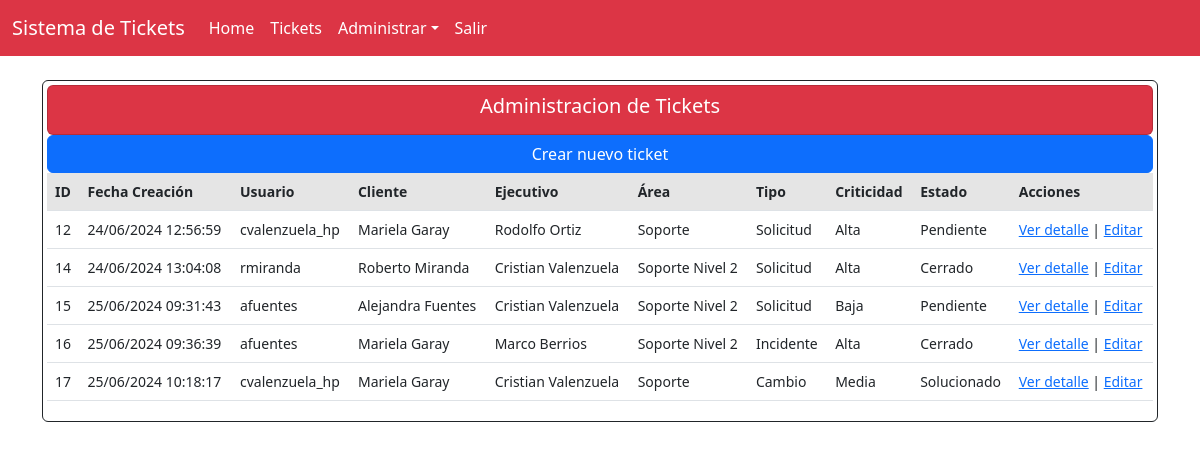
Screenshot of /home/tickets/ (signed in) with the database file from the repository.
### core/models.py (models this page shows, shortened)
class Ticket(models.Model):
    fecha_creacion = models.DateTimeField(auto_now_add=True)
    cliente = models.ForeignKey("Profile", on_delete=models.CASCADE, related_name='tickets_creados')
    ejecutivo = models.ForeignKey("Profile", on_delete=models.CASCADE, related_name='tickets_asignados')
    area = models.ForeignKey("Area", on_delete=models.CASCADE, verbose_name="Area", default = 'Ejecutivo Telefonico')
    tipo = models.ForeignKey("Tipo", on_delete=models.CASCADE, verbose_name="Tipo",default='Solicitud')
    criticidad = models.ForeignKey("Criticidad", on_delete=models.CASCADE, verbose_name="Criticidad",default='Media')
    estado = models.ForeignKey("Estado", on_delete=models.CASCADE, verbose_name="Estado", default=1)
    descripcion = models.TextField()
    observaciones = models.TextField(blank=True)
    user = models.ForeignKey(User,on_delete=models.CASCADE, verbose_name='Usuario', null=True)

class Profile(models.Model):
    user = models.OneToOneField(User, on_delete=models.CASCADE)
    nombre = models.CharField(max_length=255, blank=True, null=True)
    apellido = models.CharField(max_length=255, null=True, blank=True)
    email = models.EmailField(unique=True, blank=True)
    group = models.ForeignKey(Group, on_delete=models.CASCADE, verbose_name='Rol', default=2, null=True)
    is_active = models.BooleanField(default=True, null=True)
    location = models.CharField(max_length=30, blank=True, null=True)

class Area(models.Model):
    nombre_area = models.CharField(max_length=255, blank=False)
    def __str__(self):
        return self.nombre_area

class Tipo(models.Model):
    tipo_ticket = models.CharField(max_length=50, blank=False)
    def __str__(self):
        return self.tipo_ticket

class Criticidad(models.Model):
    nombre_criticidad = models.CharField(max_length=255, blank=False)
    def __str__(self):
        return self.nombre_criticidad

class Estado(models.Model):
    estado_ticket = models.CharField(max_length=55, blank=False)
    def __str__(self):
        return self.estado_ticket

### core/views.py (the view)
# urls.py: path('tickets/', vista_listar_tickets, name='tickets'),
@login_required
def vista_listar_tickets(request):
    tickets = Ticket.objects.all()
    return render(request, 'core/tickets/listar_tickets.html', {'tickets': tickets})

### core/templates/core/tickets/listar_tickets.html
{% extends 'core/base.html' %}
{% block content %}
{% if request.user.is_authenticated %}
<div class="row row-cols-1 row-cols-md-1 g-1">
    <div class="col">
        <div class="card border-dark mb-3 text-left p-1" style="max-width: auto;">
            <div class="card bg-danger p-2">
                <h5 class="text-white text-center">Administracion de Tickets</h5>
            </div>
            <a href="{% url 'crear_ticket' %}" class="btn btn-primary">Crear nuevo ticket</a>
            <div class="table-responsive small">
                <table class="table table-centered table-nowrap table-hover">
                    <thead class="thead-light table-active">
                        <tr>
                            <th>ID</th>
                            <th>Fecha Creación</th>
                            <th>Usuario</th>
                            <th>Cliente</th>
                            <th>Ejecutivo</th>
                            <th>Área</th>
                            <th>Tipo</th>
                            <th>Criticidad</th>
                            <th>Estado</th>
                            <th>Acciones</th>
                        </tr>
                    </thead>
                    <tbody>
                        {% for ticket in tickets %}
                        <tr>
                            <td>{{ ticket.id }}</td>
                            <td>{{ ticket.fecha_creacion | date:"d/m/Y H:i:s" }}</td>
                            <td>{{ ticket.user }}
                            <td>{{ ticket.cliente.nombre }} {{ ticket.cliente.apellido }}</td>
                            <td>{{ ticket.ejecutivo.nombre }} {{ ticket.ejecutivo.apellido }}</td>
                            <td>{{ ticket.area }}</td>
                            <td>{{ ticket.tipo }}</td>
                            <td>{{ ticket.criticidad }}</td>
                            <td>{{ ticket.estado }}</td>
                            <td>
                                <a href="{% url 'detalle_ticket' ticket.pk  %}" target='_blank'>Ver detalle</a> |
                                <a href="{% url 'editar_ticket' ticket.pk %}">Editar</a>
                            </td>
                        </tr>
                        {% endfor %}
                    </tbody>
                </table>
            </div>
        </div>
    </div>
</div>
{% endif %}
{% endblock %}

### rows the page displays
Ticket: id "12", fecha_creacion "24/06/2024 12:56:59", user "cvalenzuela_hp", cliente.nombre "Mariela", cliente.apellido "Garay", ejecutivo.nombre "Rodolfo", ejecutivo.apellido "Ortiz", area "Soporte", tipo "Solicitud", criticidad "Alta", estado "Pendiente"
Ticket: id "14", fecha_creacion "24/06/2024 13:04:08", user "rmiranda", cliente.nombre "Roberto", cliente.apellido "Miranda", ejecutivo.nombre "Cristian", ejecutivo.apellido "Valenzuela", area "Soporte Nivel 2", tipo "Solicitud", criticidad "Alta", estado "Cerrado"
Ticket: id "15", fecha_creacion "25/06/2024 09:31:43", user "afuentes", cliente.nombre "Alejandra", cliente.apellido "Fuentes", ejecutivo.nombre "Cristian", ejecutivo.apellido "Valenzuela", area "Soporte Nivel 2", tipo "Solicitud", criticidad "Baja", estado "Pendiente"
Ticket: id "16", fecha_creacion "25/06/2024 09:36:39", user "afuentes", cliente.nombre "Mariela", cliente.apellido "Garay", ejecutivo.nombre "Marco", ejecutivo.apellido "Berrios", area "Soporte Nivel 2", tipo "Incidente", criticidad "Alta", estado "Cerrado"
Ticket: id "17", fecha_creacion "25/06/2024 10:18:17", user "cvalenzuela_hp", cliente.nombre "Mariela", cliente.apellido "Garay", ejecutivo.nombre "Cristian", ejecutivo.apellido "Valenzuela", area "Soporte", tipo "Cambio", criticidad "Media", estado "Solucionado"
